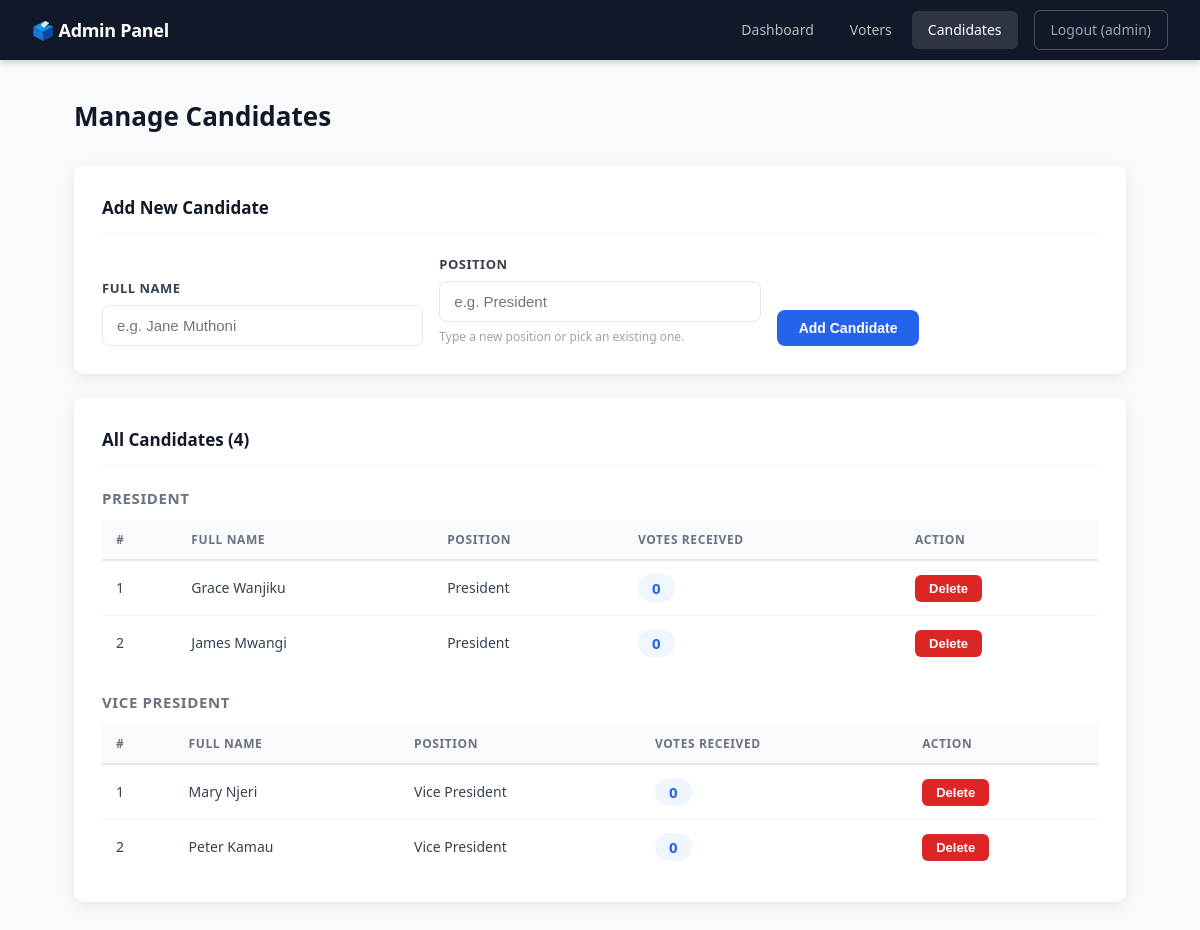
Screenshot of /admin/candidates.php (signed in) with the database file from the repository.
### tables this page shows
CREATE TABLE IF NOT EXISTS candidates (
    id INT AUTO_INCREMENT PRIMARY KEY,
    full_name VARCHAR(100) NOT NULL,
    position VARCHAR(100) NOT NULL,
    votes INT DEFAULT 0
);

### admin/candidates.php (the view, shortened to what this page needs)
<?php
$conn    = getConnection();
$cand_result = $conn->query("SELECT * FROM candidates ORDER BY position, full_name");
$by_position = [];
$all_candidates = [];
while ($row = $cand_result->fetch_assoc()) {
    $by_position[$row['position']][] = $row;
    $all_candidates[] = $row;
}
?>
<!DOCTYPE html>
<html lang="en">
<head>
    <link rel="stylesheet" href="../css/style.css">
</head>
<body class="admin-body">
<?php include 'navbar.php'; ?>
<div class="admin-content">
    <h1 class="page-title">Manage Candidates</h1>
    <div class="admin-card">
        <h2>Add New Candidate</h2>
        <form method="POST" action="candidates.php" class="inline-form">
            <div class="form-row">
                <div class="form-group">
                    <label>Full Name</label>
                    <input type="text" name="full_name" placeholder="e.g. Jane Muthoni" required>
                </div>
                <div class="form-group">
                    <label>Position</label>
                    <input
                        type="text"
                        name="position"
                        placeholder="e.g. President"
                        list="positions_list"
                        required
                    >
                    <small>Type a new position or pick an existing one.</small>
                </div>
                <div class="form-group form-group-btn">
                    <button type="submit" class="btn btn-primary">Add Candidate</button>
                </div>
            </div>
        </form>
    </div>
    <div class="admin-card">
        <h2>All Candidates (<?= count($all_candidates) ?>)</h2>
        <?php if (empty($by_position)): ?>
            <div class="alert alert-info">No candidates added yet.</div>
        <?php else: ?>
            <?php foreach ($by_position as $position => $candidates): ?>
                <h3 class="position-group-title"><?= htmlspecialchars($position) ?></h3>
                <div class="table-responsive">
                    <table class="data-table">
                        <thead>
                            <tr>
                                <th>#</th>
                                <th>Full Name</th>
                                <th>Position</th>
                                <th>Votes Received</th>
                                <th>Action</th>
                            </tr>
                        </thead>
                        <tbody>
                            <?php $i = 1; foreach ($candidates as $c): ?>
                                <tr>
                                    <td><?= $i++ ?></td>
                                    <td><?= htmlspecialchars($c['full_name']) ?></td>
                                    <td><?= htmlspecialchars($c['position']) ?></td>
                                    <td>
                                        <span class="vote-count-badge"><?= $c['votes'] ?></span>
                                    </td>
                                    <td>
                                        <form method="POST" action="candidates.php"
                                              onsubmit="return confirm('Delete this candidate? Their votes will also be removed.')">
                                            <button type="submit" class="btn btn-danger btn-sm">Delete</button>
                                        </form>
                                    </td>
                                </tr>
                            <?php endforeach; ?>
                        </tbody>
                    </table>
                </div>
            <?php endforeach; ?>
        <?php endif; ?>
    </div>
</div>
</body>
</html>

### css/style.css (style rules this page uses)
*, *::before, *::after { box-sizing: border-box; margin: 0; padding: 0; }
:root { --primary: #2563eb; --primary-dark: #1d4ed8; --primary-light:#eff6ff; --success: #16a34a; --success-light:#f0fdf4; --danger: #dc2626; --danger-light: #fef2f2; --warning: #d97706; --warning-light:#fffbeb; --info: #0891b2; --info-light: #ecfeff; --gray-50: #f9fafb; --gray-100: #f3f4f6; --gray-200: #e5e7eb; --gray-300: #d1d5db; --gray-400: #9ca3af; --gray-500: #6b7280; --gray-700: #374151; --gray-900: #111827; --white: #ffffff; --radius: 10px; --shadow: 0 4px 16px rgba(0,0,0,0.08); --shadow-lg: 0 8px 32px rgba(0,0,0,0.12); }
body { font-family: 'Segoe UI', system-ui, -apple-system, sans-serif; font-size: 15px; color: var(--gray-700); line-height: 1.6; min-height: 100vh; }
.form-group { margin-bottom: 20px; }
.form-group label { display: block; font-size: 13px; font-weight: 600; color: var(--gray-700); margin-bottom: 6px; text-transform: uppercase; letter-spacing: .5px; }
.form-group input[type="text"], .form-group input[type="password"], .form-group select { width: 100%; padding: 11px 14px; border: 1.5px solid var(--gray-200); border-radius: 8px; font-size: 15px; color: var(--gray-900); background: var(--white); transition: border-color .15s; outline: none; }
.form-group small { display: block; margin-top: 5px; font-size: 12px; color: var(--gray-400); }
.form-row { display: flex; gap: 16px; align-items: flex-end; flex-wrap: wrap; }
.form-row .form-group { flex: 1; min-width: 160px; margin-bottom: 0; }
.form-group-btn { flex: 0 0 auto; }
.btn { display: inline-block; padding: 10px 22px; border-radius: 8px; font-size: 14px; font-weight: 600; cursor: pointer; border: none; transition: background .15s, transform .1s; white-space: nowrap; text-align: center; }
.btn-primary { background: var(--primary); color: var(--white); }
.btn-danger { background: var(--danger); color: var(--white); }
.btn-sm { padding: 6px 14px; font-size: 13px; border-radius: 6px; }
.admin-body { background: var(--gray-50); min-height: 100vh; }
.admin-content { max-width: 1100px; margin: 0 auto; padding: 36px 24px 60px; }
.page-title { font-size: 26px; font-weight: 800; color: var(--gray-900); margin-bottom: 28px; }
.admin-card { background: var(--white); border-radius: var(--radius); padding: 28px; margin-bottom: 24px; box-shadow: var(--shadow); }
.admin-card h2 { font-size: 17px; font-weight: 700; color: var(--gray-900); margin-bottom: 20px; padding-bottom: 12px; border-bottom: 1px solid var(--gray-100); }
.table-responsive { overflow-x: auto; }
.data-table { width: 100%; border-collapse: collapse; font-size: 14px; }
.data-table th { background: var(--gray-50); color: var(--gray-500); font-size: 12px; font-weight: 700; text-transform: uppercase; letter-spacing: .6px; padding: 10px 14px; text-align: left; border-bottom: 2px solid var(--gray-200); }
.data-table td { padding: 13px 14px; border-bottom: 1px solid var(--gray-100); color: var(--gray-700); vertical-align: middle; }
.data-table tbody tr:last-child td { border-bottom: none; }
.vote-count-badge { display: inline-block; background: var(--primary-light); color: var(--primary); font-weight: 700; font-size: 15px; padding: 2px 14px; border-radius: 999px; }
.position-group-title { font-size: 15px; font-weight: 700; color: var(--gray-500); text-transform: uppercase; letter-spacing: .6px; margin: 20px 0 10px; }

### rows the page displays
candidates: full_name "Grace Wanjiku", position "President", votes "0"
candidates: full_name "James Mwangi", position "President", votes "0"
candidates: full_name "Mary Njeri", position "Vice President", votes "0"
candidates: full_name "Peter Kamau", position "Vice President", votes "0"

### other values shown
$_SESSION['admin_user'] "admin"
count($all_candidates) "4"
$position "PRESIDENT"
$position "VICE PRESIDENT"
